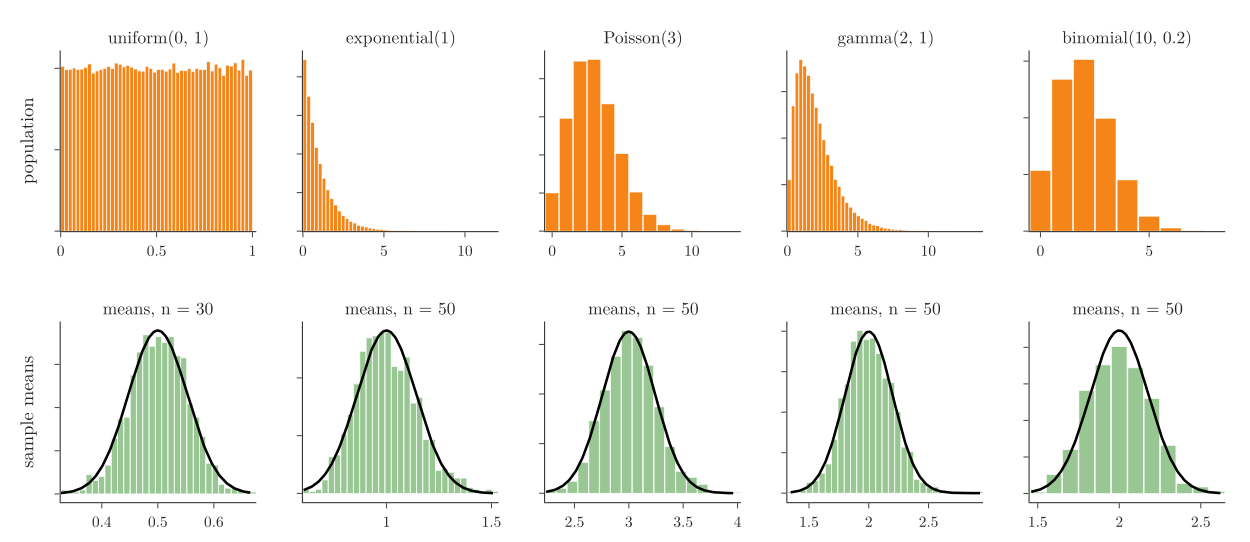

Source code (Python):
"""The CLT on five populations. Top: the population (100,000 draws). Bottom: the means of 1000 samples of
size n (30 for the uniform, 50 for the rest) with the normal curve N(mu, sigma^2/n) the CLT predicts."""
from pathlib import Path
import numpy as np
from plotly.subplots import make_subplots
from scipy import stats

here = Path(__file__).parent
ORANGE, GREEN = "#F58518", "#54A24B"
# name, scipy distribution, sample size, discrete?
pops = [("uniform(0, 1)", stats.uniform(0, 1), 30, False),
        ("exponential(1)", stats.expon(), 50, False),
        ("Poisson(3)", stats.poisson(3), 50, True),
        ("gamma(2, 1)", stats.gamma(2), 50, False),
        ("binomial(10, 0.2)", stats.binom(10, 0.2), 50, True)]
fig = make_subplots(rows=2, cols=5, vertical_spacing=0.2, horizontal_spacing=0.04,
                    subplot_titles=[p[0] for p in pops] + [f"means, n = {p[2]}" for p in pops])
for i, (name, dist, n, discrete) in enumerate(pops, start=1):
    rng = np.random.default_rng(i)
    population = dist.rvs(size=100_000, random_state=rng)
    means = dist.rvs(size=(1000, n), random_state=rng).mean(axis=1)
    if discrete:
        k = np.arange(population.max() + 1)
        fig.add_bar(x=k, y=np.bincount(population.astype(int)) / population.size, marker_color=ORANGE,
                    row=1, col=i)
    else:
        fig.add_histogram(x=population, histnorm="probability density", xbins=dict(start=0, size=population.max() / 50), marker_color=ORANGE,
                          row=1, col=i)
    # discrete populations give means on a grid of steps 1/n: bins of 5 steps keep the bars even
    bins = dict(start=means.min() - 0.5 / n, size=5 / n) if discrete else dict(size=(means.max() - means.min()) / 30)
    fig.add_histogram(x=means, histnorm="probability density", xbins=bins, marker_color=GREEN, opacity=0.6,
                      row=2, col=i)
    grid = np.linspace(means.min(), means.max(), 200)
    fig.add_scatter(x=grid, y=stats.norm(dist.mean(), dist.std() / np.sqrt(n)).pdf(grid), mode="lines",
                    line=dict(color="black", width=2.5), row=2, col=i)
fig.update_yaxes(showticklabels=False)
fig.update_yaxes(title_text="population", row=1, col=1)
fig.update_yaxes(title_text="sample means", row=2, col=1)
fig.update_xaxes(nticks=4)
fig.update_annotations(font_size=17)
fig.update_layout(template="simple_white", width=1200, height=520, showlegend=False, bargap=0.05,
                  font=dict(family="Latin Modern Roman", size=15), margin=dict(l=50, r=15, t=40, b=30))
fig.write_image(here / "clt_populations.png", scale=2)
fig.write_image(here / "clt_populations.pdf")
